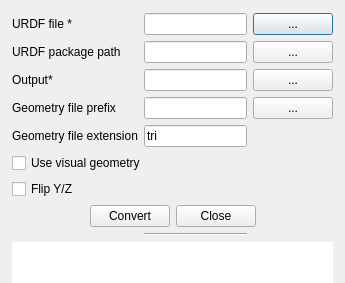
<?xml version="1.0" encoding="UTF-8"?>
<ui version="4.0">
 <class>Dialog</class>
 <widget class="QDialog" name="Dialog">
  <property name="geometry">
   <rect>
    <x>0</x>
    <y>0</y>
    <width>345</width>
    <height>283</height>
   </rect>
  </property>
  <property name="windowTitle">
   <string>URDF to ROB converter</string>
  </property>
  <widget class="QWidget" name="formLayoutWidget">
   <property name="geometry">
    <rect>
     <x>12</x>
     <y>13</y>
     <width>321</width>
     <height>271</height>
    </rect>
   </property>
   <layout class="QGridLayout" name="gridLayout">
    <item row="0" column="1">
     <widget class="QLineEdit" name="line_in"/>
    </item>
    <item row="8" column="0" colspan="3">
     <widget class="QCheckBox" name="chk_visual">
      <property name="text">
       <string>Use visual geometry</string>
      </property>
     </widget>
    </item>
    <item row="3" column="1">
     <widget class="QLineEdit" name="line_prefix"/>
    </item>
    <item row="0" column="2">
     <widget class="QPushButton" name="btn_in">
      <property name="sizePolicy">
       <sizepolicy hsizetype="Fixed" vsizetype="Fixed">
        <horstretch>0</horstretch>
        <verstretch>0</verstretch>
       </sizepolicy>
      </property>
      <property name="text">
       <string>...</string>
      </property>
      <property name="autoDefault">
       <bool>true</bool>
      </property>
     </widget>
    </item>
    <item row="2" column="0">
     <widget class="QLabel" name="label_3">
      <property name="text">
       <string>Output*</string>
      </property>
     </widget>
    </item>
    <item row="3" column="0">
     <widget class="QLabel" name="label_4">
      <property name="text">
       <string>Geometry file prefix</string>
      </property>
     </widget>
    </item>
    <item row="2" column="2">
     <widget class="QPushButton" name="btn_out">
      <property name="text">
       <string>...</string>
      </property>
      <property name="autoDefault">
       <bool>true</bool>
      </property>
     </widget>
    </item>
    <item row="2" column="1">
     <widget class="QLineEdit" name="line_out"/>
    </item>
    <item row="7" column="0">
     <widget class="QLabel" name="label">
      <property name="text">
       <string>Geometry file extension</string>
      </property>
     </widget>
    </item>
    <item row="3" column="2">
     <widget class="QPushButton" name="btn_prefix">
      <property name="text">
       <string>...</string>
      </property>
      <property name="autoDefault">
       <bool>true</bool>
      </property>
     </widget>
    </item>
    <item row="9" column="0" colspan="3">
     <widget class="QCheckBox" name="chk_flip">
      <property name="text">
       <string>Flip Y/Z</string>
      </property>
     </widget>
    </item>
    <item row="7" column="1">
     <widget class="QLineEdit" name="line_ext">
      <property name="text">
       <string>tri</string>
      </property>
     </widget>
    </item>
    <item row="0" column="0">
     <widget class="QLabel" name="label_2">
      <property name="text">
       <string>URDF file *</string>
      </property>
     </widget>
    </item>
    <item row="11" column="1">
     <widget class="Line" name="line">
      <property name="orientation">
       <enum>Qt::Horizontal</enum>
      </property>
     </widget>
    </item>
    <item row="10" column="0" colspan="3">
     <layout class="QHBoxLayout" name="horizontalLayout_2">
      <item>
       <spacer name="horizontalSpacer_2">
        <property name="orientation">
         <enum>Qt::Horizontal</enum>
        </property>
        <property name="sizeHint" stdset="0">
         <size>
          <width>40</width>
          <height>20</height>
         </size>
        </property>
       </spacer>
      </item>
      <item>
       <widget class="QPushButton" name="pushButton">
        <property name="text">
         <string>Convert</string>
        </property>
       </widget>
      </item>
      <item>
       <widget class="QPushButton" name="pushButton_2">
        <property name="text">
         <string>Close</string>
        </property>
       </widget>
      </item>
      <item>
       <spacer name="horizontalSpacer">
        <property name="orientation">
         <enum>Qt::Horizontal</enum>
        </property>
        <property name="sizeHint" stdset="0">
         <size>
          <width>40</width>
          <height>20</height>
         </size>
        </property>
       </spacer>
      </item>
     </layout>
    </item>
    <item row="1" column="2">
     <widget class="QPushButton" name="btn_root">
      <property name="text">
       <string>...</string>
      </property>
      <property name="autoDefault">
       <bool>true</bool>
      </property>
     </widget>
    </item>
    <item row="1" column="1">
     <widget class="QLineEdit" name="line_root"/>
    </item>
    <item row="1" column="0">
     <widget class="QLabel" name="label_5">
      <property name="text">
       <string>URDF package path</string>
      </property>
     </widget>
    </item>
    <item row="12" column="0" colspan="3">
     <widget class="QLabel" name="lbl_status">
      <property name="autoFillBackground">
       <bool>false</bool>
      </property>
      <property name="styleSheet">
       <string notr="true">background-color:white</string>
      </property>
      <property name="text">
       <string/>
      </property>
     </widget>
    </item>
   </layout>
  </widget>
 </widget>
 <resources/>
 <connections>
  <connection>
   <sender>btn_in</sender>
   <signal>clicked()</signal>
   <receiver>Dialog</receiver>
   <slot>findIn()</slot>
   <hints>
    <hint type="sourcelabel">
     <x>331</x>
     <y>16</y>
    </hint>
    <hint type="destinationlabel">
     <x>344</x>
     <y>141</y>
    </hint>
   </hints>
  </connection>
  <connection>
   <sender>btn_out</sender>
   <signal>clicked()</signal>
   <receiver>Dialog</receiver>
   <slot>findOut()</slot>
   <hints>
    <hint type="sourcelabel">
     <x>336</x>
     <y>47</y>
    </hint>
    <hint type="destinationlabel">
     <x>322</x>
     <y>163</y>
    </hint>
   </hints>
  </connection>
  <connection>
   <sender>btn_prefix</sender>
   <signal>clicked()</signal>
   <receiver>Dialog</receiver>
   <slot>findPrefix()</slot>
   <hints>
    <hint type="sourcelabel">
     <x>332</x>
     <y>82</y>
    </hint>
    <hint type="destinationlabel">
     <x>344</x>
     <y>194</y>
    </hint>
   </hints>
  </connection>
  <connection>
   <sender>btn_root</sender>
   <signal>clicked()</signal>
   <receiver>Dialog</receiver>
   <slot>findRoot()</slot>
   <hints>
    <hint type="sourcelabel">
     <x>318</x>
     <y>118</y>
    </hint>
    <hint type="destinationlabel">
     <x>344</x>
     <y>219</y>
    </hint>
   </hints>
  </connection>
  <connection>
   <sender>pushButton</sender>
   <signal>clicked()</signal>
   <receiver>Dialog</receiver>
   <slot>execute()</slot>
   <hints>
    <hint type="sourcelabel">
     <x>112</x>
     <y>242</y>
    </hint>
    <hint type="destinationlabel">
     <x>46</x>
     <y>234</y>
    </hint>
   </hints>
  </connection>
  <connection>
   <sender>pushButton_2</sender>
   <signal>clicked()</signal>
   <receiver>Dialog</receiver>
   <slot>close()</slot>
   <hints>
    <hint type="sourcelabel">
     <x>232</x>
     <y>241</y>
    </hint>
    <hint type="destinationlabel">
     <x>288</x>
     <y>236</y>
    </hint>
   </hints>
  </connection>
 </connections>
 <slots>
  <slot>findIn()</slot>
  <slot>findOut()</slot>
  <slot>findPrefix()</slot>
  <slot>findRoot()</slot>
  <slot>execute()</slot>
 </slots>
</ui>
